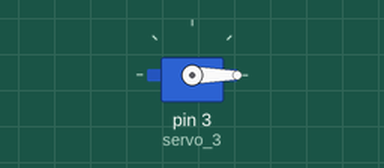
A sketch run on a simulated Arduino Uno, built with avr-gcc and run on an emulated ATmega328P. On the bench: servo.

Above: at 0.05 s.
At 1.4 s:
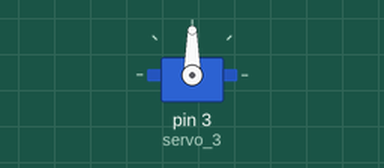
At 1.95 s:
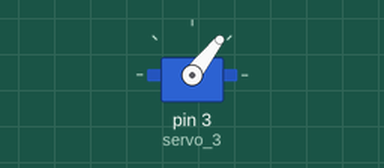
At 2.55 s:
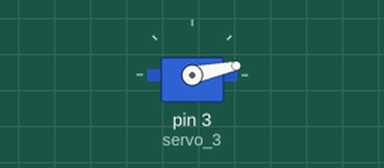
Timing chart, 0 to 6.3 s (numbered marks = the images above):
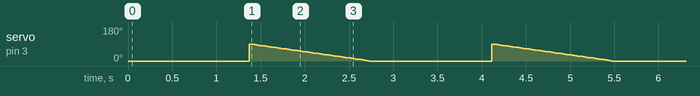

The sketch:

Text_Code.ino
```cpp
// C++ code
//
#include <Servo.h>

int i = 0;

int pos = 0;

int j = 0;

Servo servo_3;

void setup()
{
  servo_3.attach(3, 500, 2500);
}

void loop()
{
  for (i = 0; i <= 90; i += 1) {
    servo_3.write(pos);
    delay(15); // Wait for 15 millisecond(s)
  }
  for (pos = 90; pos >= 0; pos -= 1) {
    servo_3.write(pos);
    delay(15); // Wait for 15 millisecond(s)
  }
}
```

Measured:
- by itself, servo on pin 3 (servo_3): ramps from 90° to 0° and jumps back, once every 2.7 s
